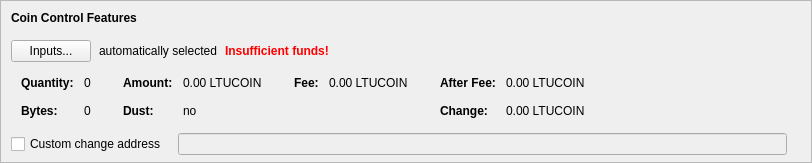
    <widget class="QFrame" name="frameCoinControl">
     <property name="sizePolicy">
      <sizepolicy hsizetype="Expanding" vsizetype="Expanding">
       <horstretch>0</horstretch>
       <verstretch>0</verstretch>
      </sizepolicy>
     </property>
     <property name="maximumSize">
      <size>
       <width>16777215</width>
       <height>16777215</height>
      </size>
     </property>
     <property name="frameShape">
      <enum>QFrame::StyledPanel</enum>
     </property>
     <property name="frameShadow">
      <enum>QFrame::Sunken</enum>
     </property>
     <layout class="QVBoxLayout" name="verticalLayoutCoinControl2">
      <property name="spacing">
       <number>0</number>
      </property>
      <property name="leftMargin">
       <number>0</number>
      </property>
      <property name="topMargin">
       <number>0</number>
      </property>
      <property name="rightMargin">
       <number>0</number>
      </property>
      <property name="bottomMargin">
       <number>6</number>
      </property>
      <item>
       <layout class="QVBoxLayout" name="verticalLayoutCoinControl" stretch="0,0,0,0,1">
        <property name="spacing">
         <number>0</number>
        </property>
        <property name="leftMargin">
         <number>10</number>
        </property>
        <property name="topMargin">
         <number>10</number>
        </property>
        <item>
         <layout class="QHBoxLayout" name="horizontalLayoutCoinControl1">
          <property name="bottomMargin">
           <number>15</number>
          </property>
          <item>
           <widget class="QLabel" name="labelCoinControlFeatures">
            <property name="sizePolicy">
             <sizepolicy hsizetype="Preferred" vsizetype="Maximum">
              <horstretch>0</horstretch>
              <verstretch>0</verstretch>
             </sizepolicy>
            </property>
            <property name="font">
             <font>
              <weight>75</weight>
              <bold>true</bold>
             </font>
            </property>
            <property name="styleSheet">
             <string notr="true">font-weight:bold;</string>
            </property>
            <property name="text">
             <string>Coin Control Features</string>
            </property>
           </widget>
          </item>
         </layout>
        </item>
        <item>
         <layout class="QHBoxLayout" name="horizontalLayoutCoinControl2" stretch="0,0,0,0">
          <property name="spacing">
           <number>8</number>
          </property>
          <property name="bottomMargin">
           <number>10</number>
          </property>
          <item>
           <widget class="QPushButton" name="pushButtonCoinControl">
            <property name="styleSheet">
             <string notr="true"/>
            </property>
            <property name="text">
             <string>Inputs...</string>
            </property>
            <property name="autoDefault">
             <bool>false</bool>
            </property>
           </widget>
          </item>
          <item>
           <widget class="QLabel" name="labelCoinControlAutomaticallySelected">
            <property name="text">
             <string>automatically selected</string>
            </property>
            <property name="margin">
             <number>5</number>
            </property>
           </widget>
          </item>
          <item>
           <widget class="QLabel" name="labelCoinControlInsuffFunds">
            <property name="font">
             <font>
              <weight>75</weight>
              <bold>true</bold>
             </font>
            </property>
            <property name="styleSheet">
             <string notr="true">color:red;font-weight:bold;</string>
            </property>
            <property name="text">
             <string>Insufficient funds!</string>
            </property>
            <property name="margin">
             <number>5</number>
            </property>
           </widget>
          </item>
          <item>
           <spacer name="horizontalSpacerCoinControl">
            <property name="orientation">
             <enum>Qt::Horizontal</enum>
            </property>
            <property name="sizeHint" stdset="0">
             <size>
              <width>40</width>
              <height>1</height>
             </size>
            </property>
           </spacer>
          </item>
         </layout>
        </item>
        <item>
         <widget class="QWidget" name="widgetCoinControl" native="true">
          <property name="sizePolicy">
           <sizepolicy hsizetype="Preferred" vsizetype="Preferred">
            <horstretch>0</horstretch>
            <verstretch>0</verstretch>
           </sizepolicy>
          </property>
          <property name="minimumSize">
           <size>
            <width>0</width>
            <height>0</height>
           </size>
          </property>
          <property name="styleSheet">
           <string notr="true"/>
          </property>
          <layout class="QHBoxLayout" name="horizontalLayoutCoinControl5">
           <property name="leftMargin">
            <number>0</number>
           </property>
           <property name="topMargin">
            <number>0</number>
           </property>
           <property name="rightMargin">
            <number>0</number>
           </property>
           <property name="bottomMargin">
            <number>0</number>
           </property>
           <item>
            <layout class="QHBoxLayout" name="horizontalLayoutCoinControl3" stretch="0,0,0,1">
             <property name="spacing">
              <number>20</number>
             </property>
             <property name="topMargin">
              <number>0</number>
             </property>
             <property name="bottomMargin">
              <number>10</number>
             </property>
             <item>
              <layout class="QFormLayout" name="formLayoutCoinControl1">
               <property name="horizontalSpacing">
                <number>10</number>
               </property>
               <property name="verticalSpacing">
                <number>14</number>
               </property>
               <property name="leftMargin">
                <number>10</number>
               </property>
               <property name="topMargin">
                <number>4</number>
               </property>
               <property name="rightMargin">
                <number>6</number>
               </property>
               <item row="0" column="0">
                <widget class="QLabel" name="labelCoinControlQuantityText">
                 <property name="font">
                  <font>
                   <weight>75</weight>
                   <bold>true</bold>
                  </font>
                 </property>
                 <property name="text">
                  <string>Quantity:</string>
                 </property>
                 <property name="margin">
                  <number>0</number>
                 </property>
                </widget>
               </item>
               <item row="0" column="1">
                <widget class="QLabel" name="labelCoinControlQuantity">
                 <property name="cursor">
                  <cursorShape>IBeamCursor</cursorShape>
                 </property>
                 <property name="contextMenuPolicy">
                  <enum>Qt::ActionsContextMenu</enum>
                 </property>
                 <property name="text">
                  <string notr="true">0</string>
                 </property>
                 <property name="margin">
                  <number>0</number>
                 </property>
                 <property name="textInteractionFlags">
                  <set>Qt::LinksAccessibleByMouse|Qt::TextSelectableByKeyboard|Qt::TextSelectableByMouse</set>
                 </property>
                </widget>
               </item>
               <item row="1" column="0">
                <widget class="QLabel" name="labelCoinControlBytesText">
                 <property name="font">
                  <font>
                   <weight>75</weight>
                   <bold>true</bold>
                  </font>
                 </property>
                 <property name="text">
                  <string>Bytes:</string>
                 </property>
                </widget>
               </item>
               <item row="1" column="1">
                <widget class="QLabel" name="labelCoinControlBytes">
                 <property name="cursor">
                  <cursorShape>IBeamCursor</cursorShape>
                 </property>
                 <property name="contextMenuPolicy">
                  <enum>Qt::ActionsContextMenu</enum>
                 </property>
                 <property name="text">
                  <string notr="true">0</string>
                 </property>
                 <property name="textInteractionFlags">
                  <set>Qt::LinksAccessibleByMouse|Qt::TextSelectableByKeyboard|Qt::TextSelectableByMouse</set>
                 </property>
                </widget>
               </item>
              </layout>
             </item>
             <item>
              <layout class="QFormLayout" name="formLayoutCoinControl2">
               <property name="horizontalSpacing">
                <number>10</number>
               </property>
               <property name="verticalSpacing">
                <number>14</number>
               </property>
               <property name="leftMargin">
                <number>6</number>
               </property>
               <property name="topMargin">
                <number>4</number>
               </property>
               <property name="rightMargin">
                <number>6</number>
               </property>
               <item row="0" column="0">
                <widget class="QLabel" name="labelCoinControlAmountText">
                 <property name="font">
                  <font>
                   <weight>75</weight>
                   <bold>true</bold>
                  </font>
                 </property>
                 <property name="text">
                  <string>Amount:</string>
                 </property>
                 <property name="margin">
                  <number>0</number>
                 </property>
                </widget>
               </item>
               <item row="0" column="1">
                <widget class="QLabel" name="labelCoinControlAmount">
                 <property name="cursor">
                  <cursorShape>IBeamCursor</cursorShape>
                 </property>
                 <property name="contextMenuPolicy">
                  <enum>Qt::ActionsContextMenu</enum>
                 </property>
                 <property name="text">
                  <string notr="true">0.00 LTUCOIN</string>
                 </property>
                 <property name="textInteractionFlags">
                  <set>Qt::LinksAccessibleByMouse|Qt::TextSelectableByKeyboard|Qt::TextSelectableByMouse</set>
                 </property>
                </widget>
               </item>
               <item row="1" column="0">
                <widget class="QLabel" name="labelCoinControlLowOutputText">
                 <property name="font">
                  <font>
                   <weight>75</weight>
                   <bold>true</bold>
                  </font>
                 </property>
                 <property name="text">
                  <string>Dust:</string>
                 </property>
                </widget>
               </item>
               <item row="1" column="1">
                <widget class="QLabel" name="labelCoinControlLowOutput">
                 <property name="cursor">
                  <cursorShape>IBeamCursor</cursorShape>
                 </property>
                 <property name="contextMenuPolicy">
                  <enum>Qt::ActionsContextMenu</enum>
                 </property>
                 <property name="text">
                  <string notr="true">no</string>
                 </property>
                 <property name="textInteractionFlags">
                  <set>Qt::LinksAccessibleByMouse|Qt::TextSelectableByKeyboard|Qt::TextSelectableByMouse</set>
                 </property>
                </widget>
               </item>
              </layout>
             </item>
             <item>
              <layout class="QFormLayout" name="formLayoutCoinControl3">
               <property name="horizontalSpacing">
                <number>10</number>
               </property>
               <property name="verticalSpacing">
                <number>14</number>
               </property>
               <property name="leftMargin">
                <number>6</number>
               </property>
               <property name="topMargin">
                <number>4</number>
               </property>
               <property name="rightMargin">
                <number>6</number>
               </property>
               <item row="0" column="0">
                <widget class="QLabel" name="labelCoinControlFeeText">
                 <property name="font">
                  <font>
                   <weight>75</weight>
                   <bold>true</bold>
                  </font>
                 </property>
                 <property name="text">
                  <string>Fee:</string>
                 </property>
                 <property name="margin">
                  <number>0</number>
                 </property>
                </widget>
               </item>
               <item row="0" column="1">
                <widget class="QLabel" name="labelCoinControlFee">
                 <property name="cursor">
                  <cursorShape>IBeamCursor</cursorShape>
                 </property>
                 <property name="contextMenuPolicy">
                  <enum>Qt::ActionsContextMenu</enum>
                 </property>
                 <property name="text">
                  <string notr="true">0.00 LTUCOIN</string>
                 </property>
                 <property name="textInteractionFlags">
                  <set>Qt::LinksAccessibleByMouse|Qt::TextSelectableByKeyboard|Qt::TextSelectableByMouse</set>
                 </property>
                </widget>
               </item>
             </layout>
             </item>
             <item>
              <layout class="QFormLayout" name="formLayoutCoinControl4">
               <property name="horizontalSpacing">
                <number>10</number>
               </property>
               <property name="verticalSpacing">
                <number>14</number>
               </property>
               <property name="leftMargin">
                <number>6</number>
               </property>
               <property name="topMargin">
                <number>4</number>
               </property>
               <property name="rightMargin">
                <number>6</number>
               </property>
               <item row="0" column="0">
                <widget class="QLabel" name="labelCoinControlAfterFeeText">
                 <property name="font">
                  <font>
                   <weight>75</weight>
                   <bold>true</bold>
                  </font>
                 </property>
                 <property name="text">
                  <string>After Fee:</string>
                 </property>
                 <property name="margin">
                  <number>0</number>
                 </property>
                </widget>
               </item>
               <item row="0" column="1">
                <widget class="QLabel" name="labelCoinControlAfterFee">
                 <property name="cursor">
                  <cursorShape>IBeamCursor</cursorShape>
                 </property>
                 <property name="contextMenuPolicy">
                  <enum>Qt::ActionsContextMenu</enum>
                 </property>
                 <property name="text">
                  <string notr="true">0.00 LTUCOIN</string>
                 </property>
                 <property name="textInteractionFlags">
                  <set>Qt::LinksAccessibleByMouse|Qt::TextSelectableByKeyboard|Qt::TextSelectableByMouse</set>
                 </property>
                </widget>
               </item>
               <item row="1" column="0">
                <widget class="QLabel" name="labelCoinControlChangeText">
                 <property name="font">
                  <font>
                   <weight>75</weight>
                   <bold>true</bold>
                  </font>
                 </property>
                 <property name="text">
                  <string>Change:</string>
                 </property>
                </widget>
               </item>
               <item row="1" column="1">
                <widget class="QLabel" name="labelCoinControlChange">
                 <property name="cursor">
                  <cursorShape>IBeamCursor</cursorShape>
                 </property>
                 <property name="contextMenuPolicy">
                  <enum>Qt::ActionsContextMenu</enum>
                 </property>
                 <property name="text">
                  <string notr="true">0.00 LTUCOIN</string>
                 </property>
                 <property name="textInteractionFlags">
                  <set>Qt::LinksAccessibleByMouse|Qt::TextSelectableByKeyboard|Qt::TextSelectableByMouse</set>
                 </property>
                </widget>
               </item>
              </layout>
             </item>
            </layout>
           </item>
          </layout>
         </widget>
        </item>
        <item>
         <layout class="QHBoxLayout" name="horizontalLayoutCoinControl4" stretch="0,0,0">
          <property name="spacing">
           <number>12</number>
          </property>
          <property name="sizeConstraint">
           <enum>QLayout::SetDefaultConstraint</enum>
          </property>
          <property name="topMargin">
           <number>5</number>
          </property>
          <property name="rightMargin">
           <number>5</number>
          </property>
          <item>
           <widget class="QCheckBox" name="checkBoxCoinControlChange">
            <property name="toolTip">
             <string>If this is activated, but the change address is empty or invalid, change will be sent to a newly generated address.</string>
            </property>
            <property name="text">
             <string>Custom change address</string>
            </property>
           </widget>
          </item>
          <item>
           <widget class="QValidatedLineEdit" name="lineEditCoinControlChange">
            <property name="enabled">
             <bool>false</bool>
            </property>
            <property name="sizePolicy">
             <sizepolicy hsizetype="Expanding" vsizetype="Fixed">
              <horstretch>0</horstretch>
              <verstretch>0</verstretch>
             </sizepolicy>
            </property>
           </widget>
          </item>
          <item>
           <widget class="QLabel" name="labelCoinControlChangeLabel">
            <property name="sizePolicy">
             <sizepolicy hsizetype="Preferred" vsizetype="Expanding">
              <horstretch>0</horstretch>
              <verstretch>0</verstretch>
             </sizepolicy>
            </property>
            <property name="minimumSize">
             <size>
              <width>0</width>
              <height>0</height>
             </size>
            </property>
            <property name="text">
             <string/>
            </property>
            <property name="margin">
             <number>3</number>
            </property>
           </widget>
          </item>
         </layout>
        </item>
        <item>
         <spacer name="verticalSpacerCoinControl">
          <property name="orientation">
           <enum>Qt::Vertical</enum>
          </property>
          <property name="sizeHint" stdset="0">
           <size>
            <width>800</width>
            <height>1</height>
           </size>
          </property>
         </spacer>
        </item>
       </layout>
      </item>
     </layout>
    </widget>
